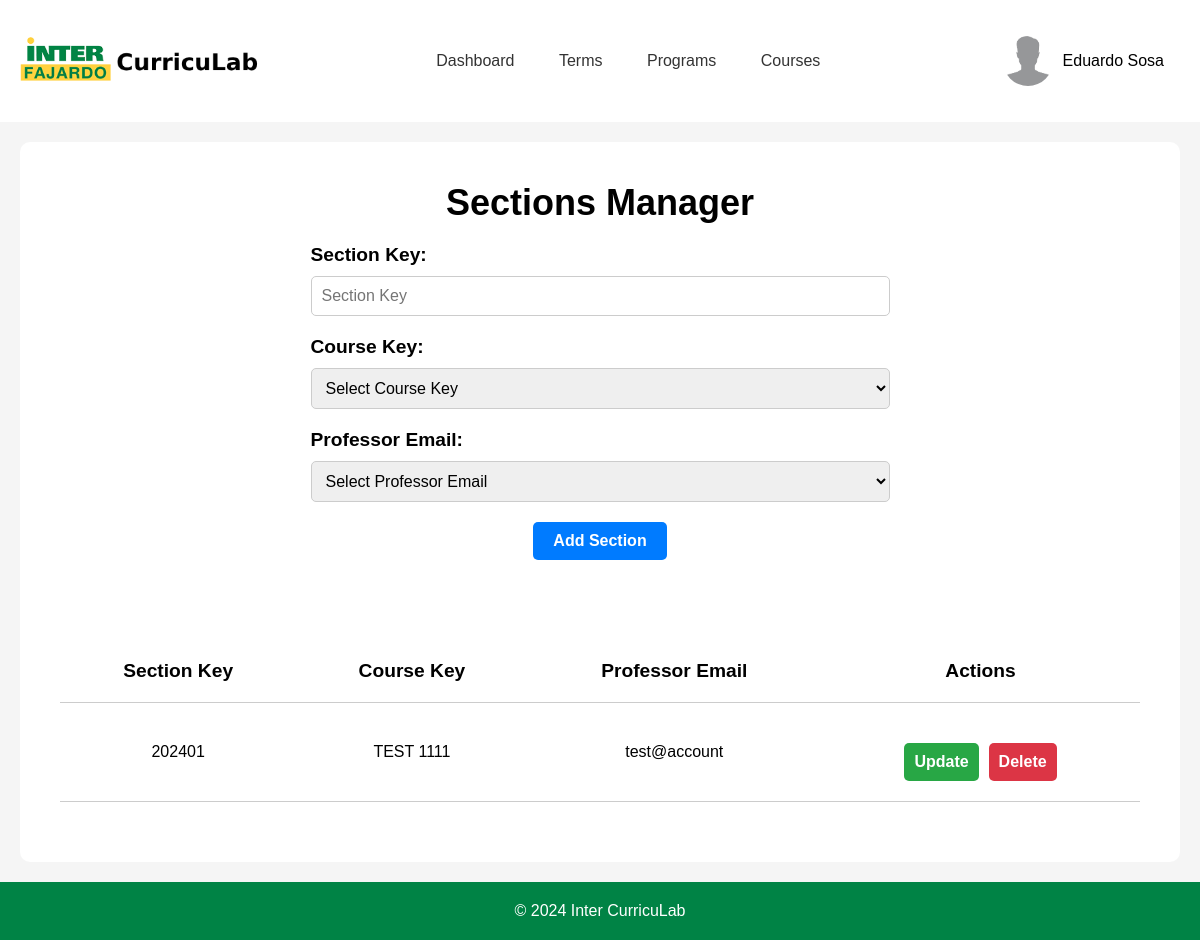
/templates/adminPages/adminSection.php (signed in), run on an earlier commit of the app's database.
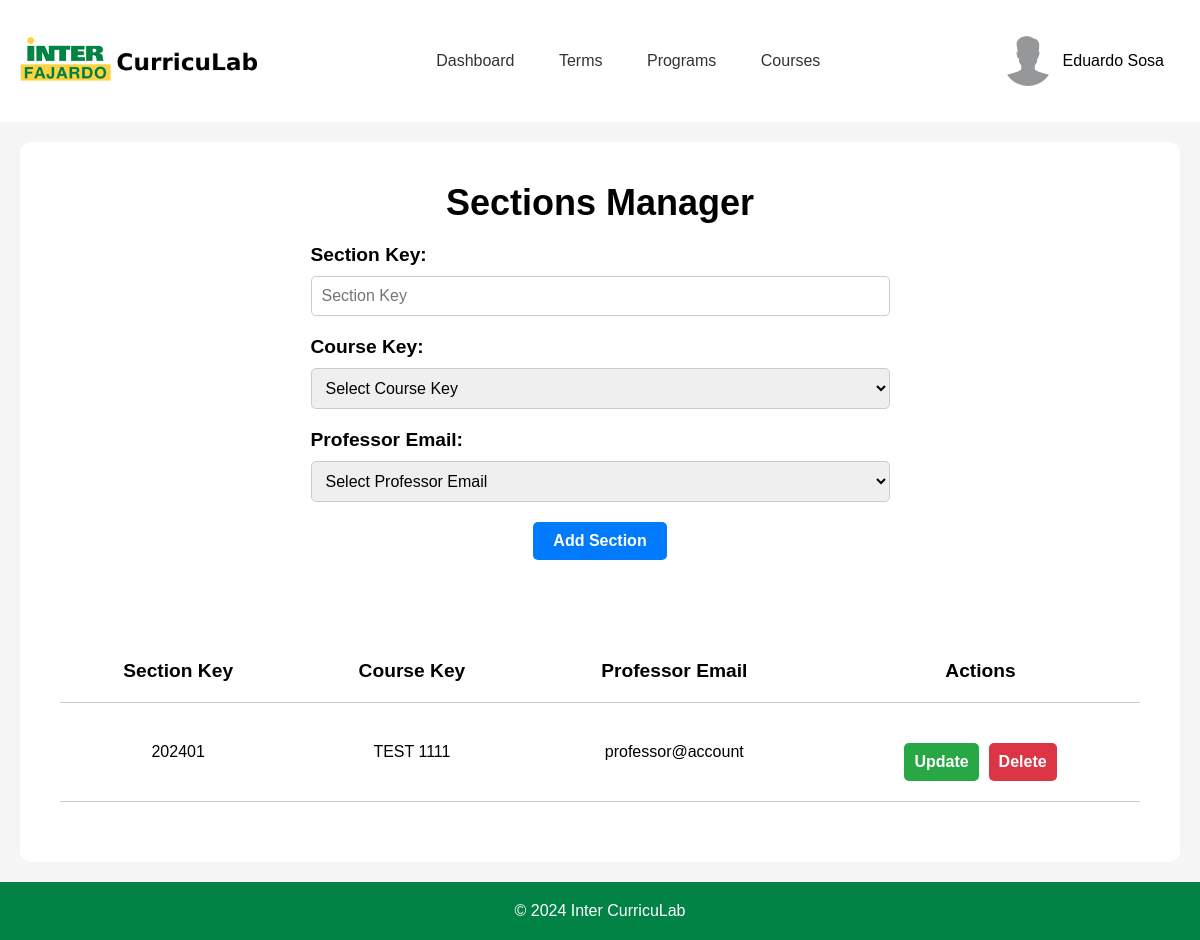
And on a later commit of the database.
### tables this page shows
CREATE TABLE "section" (
	"SectionID"	INTEGER NOT NULL UNIQUE,
	"SectionKey"	TEXT,
	"CourseKey"	TEXT,
	"ProfessorEmail"	TEXT,
	PRIMARY KEY("SectionID" AUTOINCREMENT)
);

### templates/adminPages/adminSection.php (the view, shortened to what the changed rows need)
<?php
$config = require_once '../../backend/php/config.php';
if (!isset($_SESSION['email'])) {
    header('Location: ../index.php');
    exit;
} else {
    if ($config['db']['type'] === 'sqlite') {
        $db = new SQLite3($config['db']['sqlite']['path']);
    } elseif ($config['db']['type'] === 'mysql') {
        $dsn = "mysql:host={$config['db']['mysql']['host']};dbname={$config['db']['mysql']['dbname']}";
        $db = new PDO($dsn, $config['db']['mysql']['username'], $config['db']['mysql']['password']);
    }
    $stmt = $db->prepare('SELECT * FROM section');
    $result = $stmt->execute();
    $sections = $result->fetchArray(SQLITE3_ASSOC);
    $sections = [];
    if (isset($_POST['sort'])) {
        $sections = sortTable();
    } else {
        $stmt = $db->prepare('SELECT * FROM section');
        $result = $stmt->execute();
        $sections = fetchAllRows($result);
    }
}
function fetchAllRows($result) {
    $rows = [];
    while ($row = $result->fetchArray(SQLITE3_ASSOC)) {
        $rows[] = $row;
    }
    return $rows;
}
?>
<!DOCTYPE html>
<html lang="en">
<head>
    <link rel="stylesheet" href="../../static/css/headerFooter.css">
    <link rel="stylesheet" href="../../static/css/adminSection.css">
</head>
<body>
    <div id="container">
        <div class="container-upperBox">
            <div class="sectionsForm">
                <div class="header">
                    <h2>Sections Manager</h2>
                </div>
            </div>
            <div class="sectionsTable">
                <table>
                    <tr>
                        <th>
                            <form method="POST">
                                <button type="submit" name="sort" value="SectionKey">Section Key</button>
                            </form>
                        </th>
                        <th>
                            <form method="POST">
                                <button type="submit" name="sort" value="CourseKey">Course Key</button>
                            </form>
                        </th>
                        <th>
                            <form method="POST">
                                <button type="submit" name="sort" value="ProfessorEmail">Professor Email</button>
                            </form>
                        </th>
                        <th>Actions</th>
                    </tr>
                    <?php
                    foreach ($sections as $row) {
                        echo '<tr>';
                        echo '<td>' . htmlspecialchars($row['SectionKey'] ?? '') . '</td>';
                        echo '<td>' . htmlspecialchars($row['CourseKey'] ?? '') . '</td>';
                        echo '<td>' . htmlspecialchars($row['ProfessorEmail'] ?? '') . '</td>';
                        echo '<td>';
                        ?>
                        <div class="actionButtons">
                            <button class="updateButton">Update</button>
                            <form method="POST">
                                <button class="deleteButton" type="submit">Delete</button>
                            </form>
                        </div>
                        <?php
                        echo '</td>';
                        echo '</tr>';
                    }
                    ?>
                </table>
            </div>
        </div>
    </div>
</body>
</html>

What changed in the data, as far as the page shows it:
changed section "TEST 1111": ProfessorEmail "test@account" → "professor@account"
